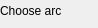
     <widget class="QWidget" name="mergeBox">
      <property name="geometry">
       <rect>
        <x>0</x>
        <y>0</y>
        <width>98</width>
        <height>28</height>
       </rect>
      </property>
      <attribute name="label">
       <string>Merge</string>
      </attribute>
      <widget class="QPushButton" name="mergeButton">
       <property name="geometry">
        <rect>
         <x>10</x>
         <y>130</y>
         <width>231</width>
         <height>28</height>
        </rect>
       </property>
       <property name="text">
        <string>Submit merge</string>
       </property>
      </widget>
      <widget class="QSpinBox" name="chooseMergeArc_1">
       <property name="geometry">
        <rect>
         <x>140</x>
         <y>0</y>
         <width>101</width>
         <height>22</height>
        </rect>
       </property>
       <property name="minimum">
        <number>-1</number>
       </property>
       <property name="maximum">
        <number>9999</number>
       </property>
       <property name="value">
        <number>-1</number>
       </property>
      </widget>
      <widget class="QLabel" name="label_7">
       <property name="geometry">
        <rect>
         <x>0</x>
         <y>60</y>
         <width>101</width>
         <height>21</height>
        </rect>
       </property>
       <property name="text">
        <string>Choose arc</string>
       </property>
      </widget>
      <widget class="QComboBox" name="chooseMergeDirection_1">
       <property name="geometry">
        <rect>
         <x>140</x>
         <y>30</y>
         <width>101</width>
         <height>22</height>
        </rect>
       </property>
       <item>
        <property name="text">
         <string>RED</string>
        </property>
       </item>
       <item>
        <property name="text">
         <string>BLUE</string>
        </property>
       </item>
      </widget>
      <widget class="QLabel" name="label_8">
       <property name="geometry">
        <rect>
         <x>0</x>
         <y>90</y>
         <width>131</width>
         <height>21</height>
        </rect>
       </property>
       <property name="text">
        <string>Choose direction</string>
       </property>
      </widget>
      <widget class="QSpinBox" name="chooseMergeArc_2">
       <property name="geometry">
        <rect>
         <x>140</x>
         <y>60</y>
         <width>101</width>
         <height>22</height>
        </rect>
       </property>
       <property name="minimum">
        <number>-1</number>
       </property>
       <property name="maximum">
        <number>9999</number>
       </property>
       <property name="value">
        <number>-1</number>
       </property>
      </widget>
      <widget class="QLabel" name="label_9">
       <property name="geometry">
        <rect>
         <x>0</x>
         <y>30</y>
         <width>131</width>
         <height>21</height>
        </rect>
       </property>
       <property name="text">
        <string>Choose direction</string>
       </property>
      </widget>
      <widget class="QComboBox" name="chooseMergeDirection_2">
       <property name="geometry">
        <rect>
         <x>140</x>
         <y>90</y>
         <width>101</width>
         <height>22</height>
        </rect>
       </property>
       <item>
        <property name="text">
         <string>RED</string>
        </property>
       </item>
       <item>
        <property name="text">
         <string>BLUE</string>
        </property>
       </item>
      </widget>
      <widget class="QLabel" name="label_10">
       <property name="geometry">
        <rect>
         <x>0</x>
         <y>0</y>
         <width>101</width>
         <height>21</height>
        </rect>
       </property>
       <property name="text">
        <string>Choose arc</string>
       </property>
      </widget>
     </widget>
